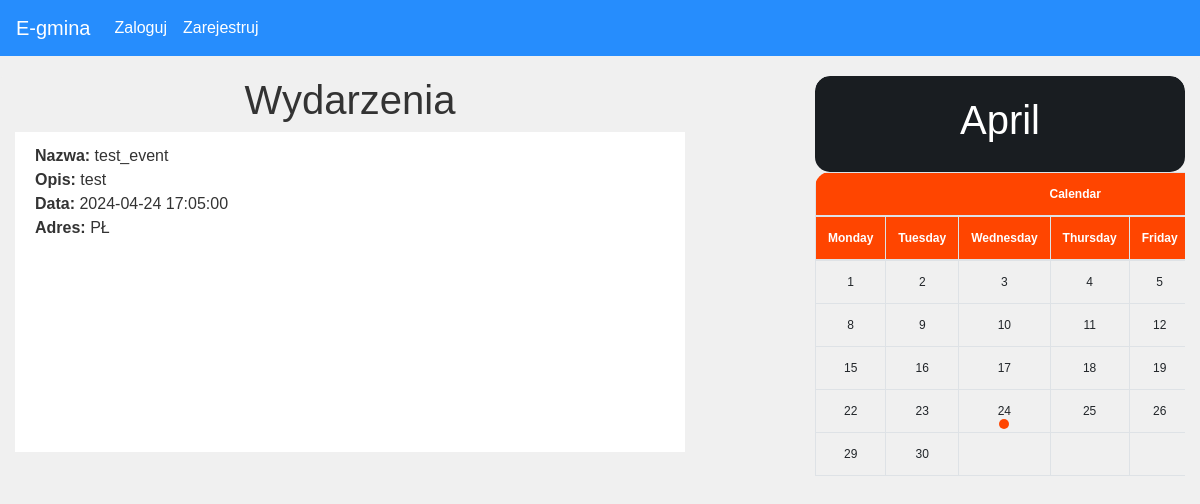
The page / on the database its author committed.
### website/models.py (models this page shows)
class Event(db.Model):
    id = db.Column(db.Integer, primary_key=True)
    data = db.Column(db.String(10000))
    date = db.Column(db.DateTime(timezone=True), default=func.now())
    place = db.Column(db.String(150))
    name = db.Column(db.String(150))
    status = db.Column(db.String(50), default='pending')
    user_id = db.Column(db.Integer, db.ForeignKey('user.id'))

### website/views.py (the view)
@views.route('/', methods=['GET', 'POST'])
def home():
    today = datetime.date.today()
    current_month = today.strftime("%B")
    year = today.year
    month = today.month
    month_events = get_month_events(year, month)
    weeks = generate_calendar(year, month, month_events)
    all_events = Event.query.all()
    markers = MapMarker.query.all()  # Pobieramy wszystkie znaczniki z bazy danych
    return render_template("home.html", calendar=weeks, current_month=current_month, user=current_user,
                           all_events=all_events, markers=markers)

### website/views.py (called while the page is built)
def get_month_events(year, month):
    start_date = datetime.date(year, month, 1)
    end_date = datetime.date(year, month, calendar.monthrange(year, month)[1])
    month_events = Event.query.filter(Event.date.between(start_date, end_date)).all()
    return month_events

def generate_calendar(year, month, month_events):
    cal = calendar.monthcalendar(year, month)
    weeks = []
    for week in cal:
        current_week = []
        for day in week:
            events_for_day = [event for event in month_events if event.date.day == day]
            current_week.append((day, events_for_day))
        weeks.append(current_week)
    return weeks

### website/templates/home.html (shortened to what this page needs)
{% extends "base.html" %}
{% block content %}
<div class="row">
  <div class="col-md-7" style="margin-right: 100px;">
    <h1 align="center">Wydarzenia</h1>
    <ul class="list-group list-group-flush" id="Events">
      {% for event in all_events %}
        <li class="list-group-item">
          <strong>Nazwa:</strong> {{ event.name }}<br>
          <strong>Opis:</strong> {{ event.data }}<br>
          <strong>Data:</strong> {{ event.date }}<br>
          <strong>Adres:</strong> {{ event.place }}<br>
          <div id="map-{{ event.id }}" style="height: 200px"></div>
        </li>
      {% endfor %}
    </ul>
  </div>
  <div class="col-md-4">
    {% include 'calendar_home.html' %}
    {% include 'maps_home.html' %}
  </div>
</div>
{% endblock %}

### website/templates/maps_home.html (style rules this page uses)
body { font-family: Arial, sans-serif; margin: 0; padding: 0; }

### rows shown on the page
Event: name "test_event", data "test", date "2024-04-24 17:05:00", place "PŁ"

### other values the page prints
{{ day }} "1" "2" "3" "4" "5" "8" "9" "10" "11" "12" "15" "16" "17" "18" "19" "22" "23" "24" "25" "26" "29" "30"
